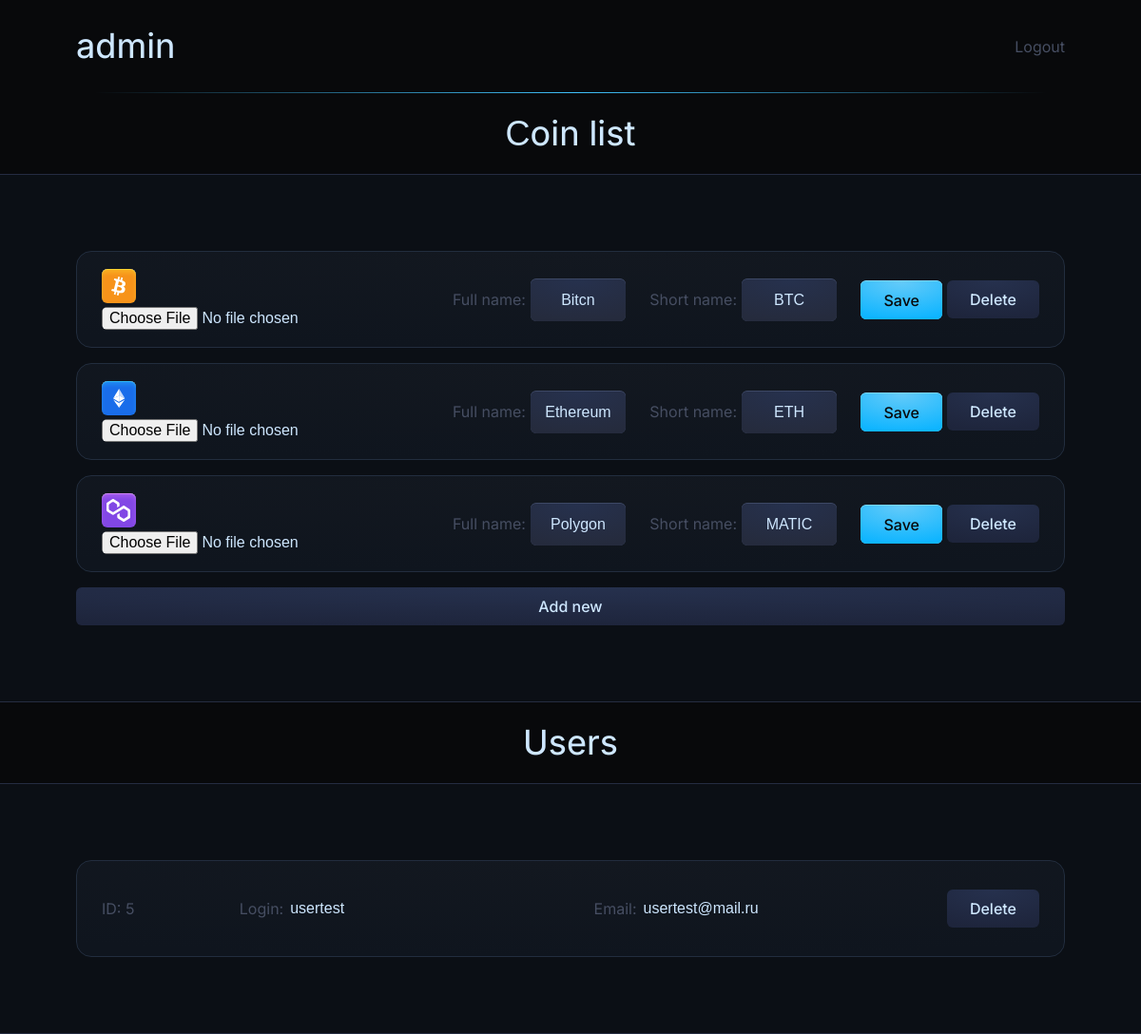
The app's page /admin/panel.php (signed in) with its own data.
### tables this page shows
CREATE TABLE `coins` (
  `id` int NOT NULL,
  `full_name` varchar(255) NOT NULL,
  `short_name` varchar(255) NOT NULL,
  `icon` varchar(255) NOT NULL
);

CREATE TABLE `user` (
  `id` int NOT NULL,
  `login` varchar(255) NOT NULL,
  `email` varchar(255) NOT NULL,
  `password` varchar(255) NOT NULL
);

### admin/panel.php (the view, shortened to what this page needs)
<?php
   require_once 'functions/connect.php';
   ?>
<!DOCTYPE html>
<html lang="en">
   <head>
      <link rel="stylesheet" href="../css/main.css">
   </head>
   <body class="panel-body">
      <header class="header-panel">
         <a href="../" class="">
            <h2><?php echo $_SESSION["login"];?></h2>
         </a>
         <a href="functions/logout.php">Logout</a>
      </header>
      <div class="coin-title">
         <h2>Сoin list</h2>
      </div>
      <div class="coins-back">
         <div class="coins">
            <?php
               $all = $pdo -> prepare("SELECT * FROM `coins`");
               $all -> execute();
               while($coins = $all->fetch(PDO::FETCH_OBJ)):?>
            <table class="coin-list">
               <tbody class="tbody-add">
                  <form action="functions/items.php" method="post" enctype="multipart/form-data">
                     <tr class="table-coin-add">
                        <td>
                           <span>
                              <img src="../images/icons/<?php echo $coins->icon?>">
                              <input type="file" name="icon" id="icon" value="<?php echo $coins->icon?>">
                           </span>
                           <span>
                              <label for="full_name">Full name:</label>
                              <input class="modal-input coin-name-input" type="text" name="full_name" id="full_name" value="<?php echo $coins->full_name?>">
                           </span>
                           <span>
                              <label for="short_name">Short name:</label>
                              <input class="modal-input coin-name-input" type="text" name="short_name" id="short_name" value="<?php echo $coins->short_name?>">
                           </span>
                           <span>
                              <button class="button-light" name="save">Save</button>
                              <button class="button-dark" name="delete">Delete</button>
                           </span>
                        </td>
                     </tr>
                  </form>
               </tbody>
            </table>
            <?php endwhile?>
            <button class="button-dark button-table js-open-modal" data-modal="add-new">Add new</button>
         </div>
      </div>
      <div class="coin-title">
         <h2>Users</h2>
      </div>
      <div class="coins-back">
         <div class="coins">
            <?php
               $usr = $pdo -> prepare("SELECT * FROM `user`");
               $usr -> execute();
               while($user = $usr->fetch(PDO::FETCH_OBJ)):?>
            <table class="coin-list">
               <tbody class="tbody-add">
                  <form action="functions/delete_user.php" method="post" enctype="multipart/form-data">
                     <tr class="table-coin-add">
                        <td>
                           <span>
                              ID: <?php echo $user->id?>
                           </span>
                           <span>
                              <label for="user_login">Login:</label>
                              <input type="text" name="user_login" id="user_login" value="<?php echo $user->login?>" readonly>
                           </span>
                           <span>
                              <label for="user_login">Email:</label>
                              <input type="text" name="user_email" id="user_email" value="<?php echo $user->email?>" readonly>
                           </span>
                              <button class="button-dark" type="submit" name="delete">Delete</button>
                        </td>
                     </tr>
                  </form>
               </tbody>
            </table>
            <?php endwhile?>
         </div>
      </div>
   </body>
</html>

### records on screen
coins: icon (picture), full_name "Bitcn", short_name "BTC"
coins: icon (picture), full_name "Ethereum", short_name "ETH"
coins: icon (picture), full_name "Polygon", short_name "MATIC"
user: id "5", user_login "usertest", user_email "usertest@mail.ru"

### other values on screen
$_SESSION["login"] "admin"
